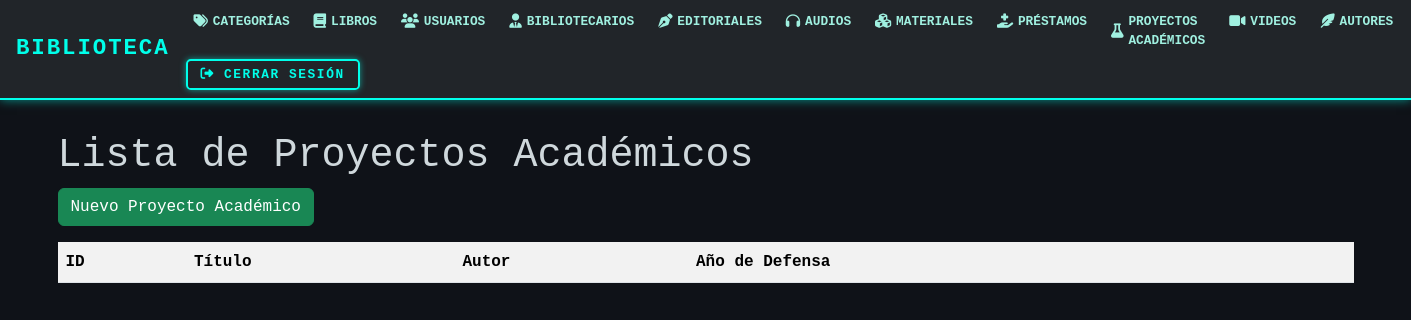
Page /proyectos_academicos/ on the earlier database version.
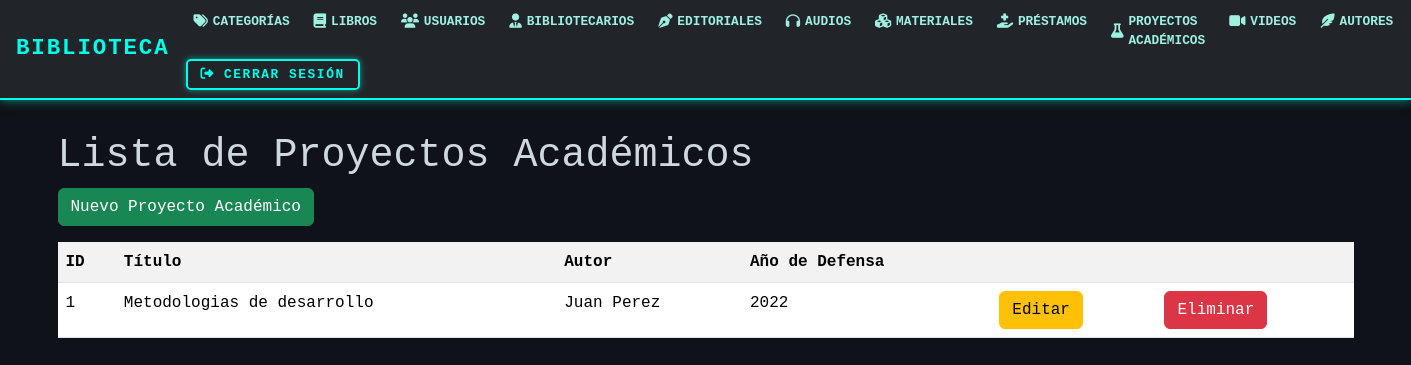
Same page on the later database version.
### models/proyectos_academicos_model.py (models this page shows, shortened)
class Proyecto(db.Model):
    __tablename__ = "proyecto_academico"
    id_pro = db.Column(db.Integer, primary_key=True)
    id_material = db.Column(db.Integer, db.ForeignKey('materiales.id_material'), nullable=False)
    autor_est = db.Column(db.String(50), nullable=False)
    anio_defensa = db.Column(db.Integer, nullable=False)
    material = db.relationship('Material', back_populates = 'proyecto_academico')
    @staticmethod
    def get_all():
        return Proyecto.query.all()

### models/material_model.py (models this page shows, shortened)
class Material(db.Model):
    __tablename__ = 'materiales'
    id_material = db.Column(db.Integer, primary_key=True)
    tipo = db.Column(db.String(50), nullable=False)
    titulo = db.Column(db.String(100), nullable=False)
    fecha_ingreso = db.Column(db.String(20), nullable=False)
    estado = db.Column(db.String(20), nullable=False)
    id_categoria = db.Column(db.Integer, db.ForeignKey('categoria.id_cat'),nullable=False)
    id_autor = db.Column(db.Integer, db.ForeignKey('autores.id_autor'), nullable=False)
    categoria = db.relationship('Categoria', back_populates='materiales')
    libro = db.relationship('Libro', back_populates='material')
    autor = db.relationship('Autores', back_populates='materiales')
    audio = db.relationship('Audio', back_populates = 'material')
    proyecto_academico = db.relationship('Proyecto', back_populates='material')
    video = db.relationship('Video', back_populates='material')

### controllers/proyectos_academicos_controllers.py (the view)
@proyecto_bp.route("/")
def index():
    proyectos = Proyecto.get_all()
    return proyectos_academicos_view.list(proyectos)

### views/proyectos_academicos_view.py (called while the page is built)
def list(proyectos):
    return render_template('proyectos_academicos/index.html', proyectos=proyectos)

### templates/proyectos_academicos/index.html (shortened to what this page needs)
{% extends 'base.html' %}
{% block content %}
<h1>Lista de Proyectos Académicos</h1>
<a href="{{url_for('proyecto.create')}}" class="btn btn-success mb-3">Nuevo Proyecto Académico</a>
<table class="table table-striped">
    <tr>
        <th>ID</th>
        <th>Título</th>
        <th>Autor</th>
        <th>Año de Defensa</th>
        <th></th>
        <th></th>
    </tr>
    {% for item in proyectos %}
    <tr>
        <td>{{item.id_pro}}</td>
        <td>{{item.material.titulo}}</td>
        <td>{{item.autor_est}}</td>
        <td>{{item.anio_defensa}}</td>
        <td>
            <a href="{{url_for('proyecto.edit',id_pro=item.id_pro)}}" class="btn btn-warning">Editar</a>
        </td>
        <td>
            <a href="{{url_for('proyecto.delete',id_pro=item.id_pro)}}" class="btn btn-danger">Eliminar</a>
        </td>
    </tr>
    {% endfor %}
</table>
{% endblock %}

Differences in the rows shown:
added Proyecto: id_pro "1", material.titulo "Metodologias de desarrollo", autor_est "Juan Perez", anio_defensa "2022"
